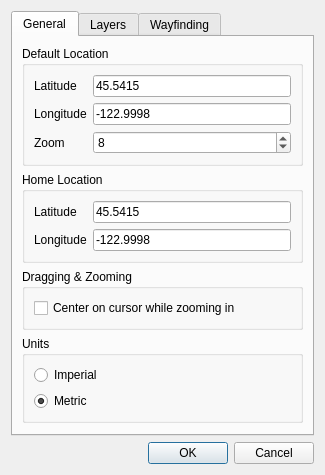
<?xml version="1.0" encoding="UTF-8"?>
<ui version="4.0">
 <class>SettingsDialog</class>
 <widget class="QDialog" name="SettingsDialog">
  <property name="geometry">
   <rect>
    <x>0</x>
    <y>0</y>
    <width>325</width>
    <height>475</height>
   </rect>
  </property>
  <property name="windowTitle">
   <string>Settings</string>
  </property>
  <layout class="QVBoxLayout" name="verticalLayout">
   <item>
    <widget class="QTabWidget" name="tabWidget">
     <property name="currentIndex">
      <number>0</number>
     </property>
     <widget class="QWidget" name="tab">
      <attribute name="title">
       <string>General</string>
      </attribute>
      <layout class="QVBoxLayout" name="verticalLayout_2">
       <item>
        <widget class="QGroupBox" name="groupBox">
         <property name="whatsThis">
          <string>&lt;html&gt;&lt;head/&gt;&lt;body&gt;&lt;p&gt;This location is loaded when OSMExplorer starts.&lt;/p&gt;&lt;/body&gt;&lt;/html&gt;</string>
         </property>
         <property name="title">
          <string>Default Location</string>
         </property>
         <layout class="QFormLayout" name="formLayout">
          <item row="0" column="0">
           <widget class="QLabel" name="label">
            <property name="text">
             <string>Latitude</string>
            </property>
           </widget>
          </item>
          <item row="0" column="1">
           <widget class="QLineEdit" name="lneDefaultLatitude">
            <property name="text">
             <string>45.5415</string>
            </property>
           </widget>
          </item>
          <item row="1" column="0">
           <widget class="QLabel" name="label_2">
            <property name="text">
             <string>Longitude</string>
            </property>
           </widget>
          </item>
          <item row="1" column="1">
           <widget class="QLineEdit" name="lneDefaultLongitude">
            <property name="text">
             <string>-122.9998</string>
            </property>
           </widget>
          </item>
          <item row="2" column="0">
           <widget class="QLabel" name="label_3">
            <property name="text">
             <string>Zoom</string>
            </property>
           </widget>
          </item>
          <item row="2" column="1">
           <widget class="QSpinBox" name="spnDefaultZoom">
            <property name="maximum">
             <number>18</number>
            </property>
            <property name="value">
             <number>8</number>
            </property>
           </widget>
          </item>
         </layout>
        </widget>
       </item>
       <item>
        <widget class="QGroupBox" name="groupBox_4">
         <property name="whatsThis">
          <string>&lt;html&gt;&lt;head/&gt;&lt;body&gt;&lt;p&gt;Your home location enables OSMExplorer to calculate distances and other relative information.&lt;/p&gt;&lt;/body&gt;&lt;/html&gt;</string>
         </property>
         <property name="title">
          <string>Home Location</string>
         </property>
         <layout class="QFormLayout" name="formLayout_2">
          <item row="0" column="0">
           <widget class="QLabel" name="label_8">
            <property name="text">
             <string>Latitude</string>
            </property>
           </widget>
          </item>
          <item row="0" column="1">
           <widget class="QLineEdit" name="lneDefaultLatitude_2">
            <property name="text">
             <string>45.5415</string>
            </property>
           </widget>
          </item>
          <item row="1" column="0">
           <widget class="QLabel" name="label_9">
            <property name="text">
             <string>Longitude</string>
            </property>
           </widget>
          </item>
          <item row="1" column="1">
           <widget class="QLineEdit" name="lneDefaultLongitude_2">
            <property name="text">
             <string>-122.9998</string>
            </property>
           </widget>
          </item>
         </layout>
        </widget>
       </item>
       <item>
        <widget class="QGroupBox" name="groupBox_2">
         <property name="title">
          <string>Dragging &amp;&amp; Zooming</string>
         </property>
         <layout class="QVBoxLayout" name="verticalLayout_3">
          <item>
           <widget class="QCheckBox" name="chkCenterOnCursorWhileZooming">
            <property name="whatsThis">
             <string>&lt;html&gt;&lt;head/&gt;&lt;body&gt;&lt;p&gt;While zooming in, the area under the cursor will stay in the same spot. If disabled, the current center location will always remain centered.&lt;/p&gt;&lt;/body&gt;&lt;/html&gt;</string>
            </property>
            <property name="text">
             <string>Center on cursor while zooming in</string>
            </property>
           </widget>
          </item>
         </layout>
        </widget>
       </item>
       <item>
        <widget class="QGroupBox" name="groupBox_3">
         <property name="whatsThis">
          <string>&lt;html&gt;&lt;head/&gt;&lt;body&gt;&lt;p&gt;Units for display and calculation.&lt;/p&gt;&lt;/body&gt;&lt;/html&gt;</string>
         </property>
         <property name="title">
          <string>Units</string>
         </property>
         <layout class="QVBoxLayout" name="verticalLayout_5">
          <item>
           <widget class="QRadioButton" name="radioButton">
            <property name="text">
             <string>Imperial</string>
            </property>
           </widget>
          </item>
          <item>
           <widget class="QRadioButton" name="radioButton_2">
            <property name="text">
             <string>Metric</string>
            </property>
            <property name="checked">
             <bool>true</bool>
            </property>
           </widget>
          </item>
         </layout>
        </widget>
       </item>
       <item>
        <spacer name="verticalSpacer">
         <property name="orientation">
          <enum>Qt::Vertical</enum>
         </property>
         <property name="sizeHint" stdset="0">
          <size>
           <width>20</width>
           <height>50</height>
          </size>
         </property>
        </spacer>
       </item>
      </layout>
     </widget>
     <widget class="QWidget" name="tab_2">
      <attribute name="title">
       <string>Layers</string>
      </attribute>
     </widget>
     <widget class="QWidget" name="tab_3">
      <attribute name="title">
       <string>Wayfinding</string>
      </attribute>
      <layout class="QVBoxLayout" name="verticalLayout_4">
       <item>
        <layout class="QHBoxLayout" name="horizontalLayout">
         <item>
          <widget class="QLabel" name="label_4">
           <property name="text">
            <string>Service</string>
           </property>
          </widget>
         </item>
         <item>
          <widget class="QComboBox" name="cboWayfindingService">
           <item>
            <property name="text">
             <string>Disabled</string>
            </property>
           </item>
           <item>
            <property name="text">
             <string>openrouteservice.org</string>
            </property>
           </item>
          </widget>
         </item>
        </layout>
       </item>
       <item>
        <widget class="QGroupBox" name="grpOpenRouteServiceSettings">
         <property name="title">
          <string>Settings</string>
         </property>
         <property name="flat">
          <bool>true</bool>
         </property>
         <layout class="QFormLayout" name="formLayout_3">
          <item row="0" column="0">
           <widget class="QLabel" name="label_5">
            <property name="text">
             <string>URL</string>
            </property>
           </widget>
          </item>
          <item row="0" column="1">
           <widget class="QLineEdit" name="lneOpenRouteServiceURL"/>
          </item>
          <item row="1" column="0">
           <widget class="QLabel" name="label_6">
            <property name="text">
             <string>API Key</string>
            </property>
           </widget>
          </item>
          <item row="1" column="1">
           <widget class="QLineEdit" name="lneOpenRouteServiceAPIKey"/>
          </item>
          <item row="2" column="0">
           <widget class="QLabel" name="label_7">
            <property name="text">
             <string>Route Format</string>
            </property>
           </widget>
          </item>
          <item row="2" column="1">
           <widget class="QComboBox" name="cboOpenRouteServiceRouteFormat">
            <item>
             <property name="text">
              <string>GeoJSON</string>
             </property>
            </item>
           </widget>
          </item>
         </layout>
        </widget>
       </item>
       <item>
        <spacer name="verticalSpacer_2">
         <property name="orientation">
          <enum>Qt::Vertical</enum>
         </property>
         <property name="sizeHint" stdset="0">
          <size>
           <width>20</width>
           <height>236</height>
          </size>
         </property>
        </spacer>
       </item>
      </layout>
     </widget>
    </widget>
   </item>
   <item>
    <widget class="QDialogButtonBox" name="buttonBox">
     <property name="orientation">
      <enum>Qt::Horizontal</enum>
     </property>
     <property name="standardButtons">
      <set>QDialogButtonBox::Cancel|QDialogButtonBox::Ok</set>
     </property>
    </widget>
   </item>
  </layout>
 </widget>
 <resources/>
 <connections/>
</ui>
